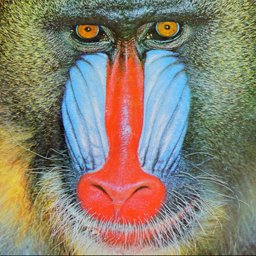
%> input picture Dissertation Project/baboon.jpg, 256 x 256 px
$ octave untitled4.m   (GNU Octave 9; MATLAB toolbox functions it lacks are replaced by stand-ins)
%> lines starting %> are read from the running program, lines starting %| are printed output that depends on the picture
 clc
clear all
close all
warning off

x=imread("baboon.jpg");
%> x is the input picture: size 256x256x3 uint8; mean R, G, B 137.4, 128.9, 113.2
x=im2gray(x);
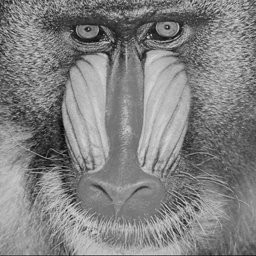
%> x: size 256x256 uint8; min 4, max 224, mean 129.7
%x2=x;
%x=imbilatfilt(x,60,0.4);
imshow(x);
a_1=101;%randi([10,170]);
a_2=16;%randi([3,39]);
h=fspecial('motion', a_2, a_1);

k=imfilter(x,h,"symmetric",'same','conv');
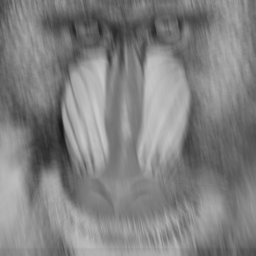
%> k: size 256x256 uint8; min 23, max 203, mean 129.6

% [4 lines of commented-out code are left out]
k11=k;
%k=histeq(k);
[m,n1]=size(k);
%> m = 256; n1 = 256
%k=k(l/2:3*l/2,k2/2:3*k2/2);
%k=imresize(k,0.1);
%k=k(2*m/5:3*m/5,2*n1/5:3*n1/5);
k=imbilatfilt(k,100,0.7);
%k=x;
[m,n1]=size(k);

pt=hann(n1);

pt2=hann(m);
k=double(pt2.*double(k).*pt');
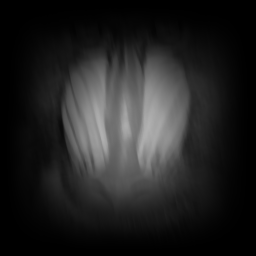
%> k: size 256x256 double; min 0, max 177.2, mean 34.5
figure;

imshow(k,[]);
%k=x;
ft1=calc_fft(k);
figure;
ax1=abs(log(abs(ft1)));
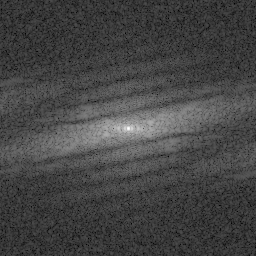
%> ax1: size 256x256 double; min 0.0086, max 14.63, mean 3.98; drawn with min black and max white
%ax1=medfilt2(ax1,[2,2]);
%ax1=imbilatfilt(ax1,10,0.4);
%ax1=ax1(2*m/5:3*m/5,2*n1/5:3*n1/5);
imshow(ax1,[]);
h_1=ones(3)/8;
h_1(2,2)=0;
% [4 lines of commented-out code are left out]
b=ax1;
%b=imresize(b,0.5);
figure;
[m,n]=size(b);
%> n = 256
k=uint16(m/2);
%> k = 128
l=uint16(n/2);
%> l = 128
imshow(b,[]);

I=b;

%I=meshgrid(0:256);
[m,n]=size(I)
if n>m
    n=m;
end
%uint16(linspace(0,0,257))
for th=0:5:175
    x= (n/2*(1-sind(th)));
    if x==0 || th==180
        x=1;%abs(x-1);
    end
    y= (n/2*(1-cosd(th)));
    if y==0 || th==180
        y=1;
    end
    x1= abs(n-x);
    y1= abs(n-y);
    m1=abs(x1-x)+1;
    n1=abs(y1-y)+1;
    n1=1000;
    %if m1>n1
    %    n1=(m1);
    %end
    Xs=uint64(linspace(double(x),double(x1),uint16(n1)));
    Ys=uint64(linspace(double(y),double(y1),uint16(n1)));
%> the run ends on the next line
    dd=impixel(I,double(Xs),double(Ys));
% [109 lines not run here, left out]
function ft=calc_fft(image)
ft=ifftshift(fft2(fftshift(image)));
%ft=fft2(ft);
end
